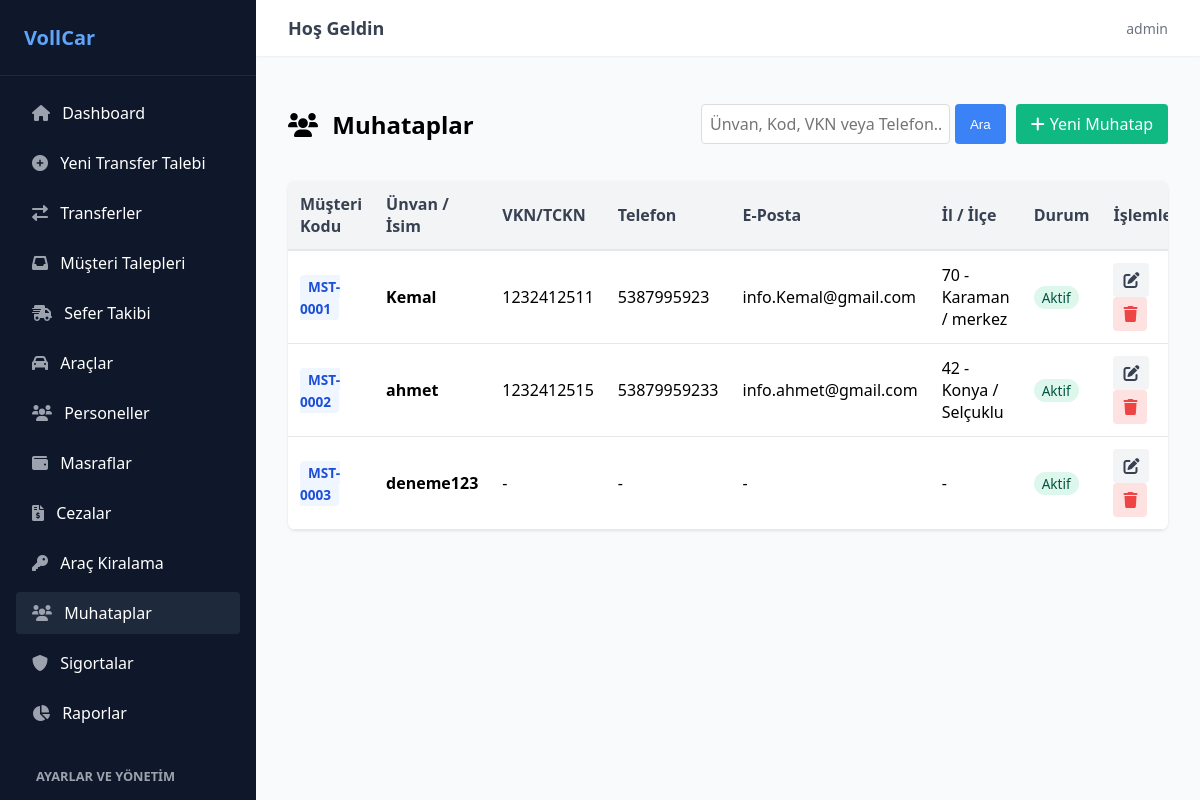
The page /muhataplar/ (signed in) on the database its author committed.
### transfer/models.py (models this page shows, shortened)
class Muhatap(models.Model):
    musteri_kodu = models.CharField(max_length=50, unique=True, null=True, blank=True, verbose_name="Müşteri Kodu")
    unvan = models.CharField(max_length=100, unique=True, verbose_name="Müşteri Adı / Ünvan")
    vkn = models.CharField(max_length=11, null=True, blank=True, verbose_name="VKN / TCKN")
    eposta = models.EmailField(null=True, blank=True, verbose_name="E-Posta")
    telefon = models.CharField(max_length=15, null=True, blank=True, verbose_name="Telefon")
    adres = models.TextField(null=True, blank=True, verbose_name="Açık Adres")
    il = models.CharField(max_length=50, choices=Arac.IL_SECENEKLERI, null=True, blank=True, verbose_name="İl")
    ilce = models.CharField(max_length=50, null=True, blank=True, verbose_name="İlçe")
    vergi_dairesi = models.CharField(max_length=100, null=True, blank=True, verbose_name="Vergi Dairesi")
    slug = models.SlugField(max_length=100, unique=True, null=True, blank=True)
    aktif = models.BooleanField(default=True, null=True, verbose_name="Aktif mi?")

### transfer/views.py (the view)
# urls.py: path('muhataplar/', staff_only(views.muhatap_listesi), name='muhatap_listesi'),
@login_required
def muhatap_listesi(request):
    query = request.GET.get('q', '')
    muhataplar = Muhatap.objects.all().order_by('unvan')
    if query:
        muhataplar = muhataplar.filter(
            Q(unvan__icontains=query) | Q(vkn__icontains=query) | Q(telefon__icontains=query)
        )
    return render(request, 'transfer/muhatap_listesi.html', {'muhataplar': muhataplar, 'query': query})

### transfer/urls.py (called while the page is built)
def staff_only(view_func):
    return user_passes_test(lambda u: u.is_staff, login_url='transfer_listesi')(view_func)

### transfer/templates/transfer/muhatap_listesi.html (shortened to what this page needs)
{% extends "transfer/base.html" %}
{% block content %}
<div class="list-container">
    <div class="list-header" style="display:flex; justify-content:space-between; align-items:center;">
        <h2><i class="fas fa-users mr-2"></i> Muhataplar</h2>
        <div class="header-actions" style="display:flex; gap:10px;">
            <form method="GET" style="display:flex; gap:5px;">
                <input type="text" name="q" value="{{ query }}" placeholder="Ünvan, Kod, VKN veya Telefon..." class="form-input" style="padding:8px; border-radius:4px; border:1px solid #ddd;">
                <button type="submit" style="background:#3b82f6; color:white; border:none; padding:8px 15px; border-radius:4px; cursor:pointer;">Ara</button>
            </form>
            <a href="{% url 'muhatap_ekle' %}" style="background:#10b981; color:white; text-decoration:none; padding:8px 15px; border-radius:4px; display:flex; align-items:center;">
                <i class="fas fa-plus" style="margin-right:5px;"></i> Yeni Muhatap
            </a>
        </div>
    </div>
    <div style="overflow-x:auto; background:white; border-radius:8px; box-shadow:0 1px 3px rgba(0,0,0,0.1); margin-top:20px;">
        <table style="width:100%; border-collapse:collapse; text-align:left;">
            <thead>
                <tr style="background:#f3f4f6; color:#374151;">
                    <th style="padding:12px; border-bottom:2px solid #e5e7eb;">Müşteri Kodu</th>
                    <th style="padding:12px; border-bottom:2px solid #e5e7eb;">Ünvan / İsim</th>
                    <th style="padding:12px; border-bottom:2px solid #e5e7eb;">VKN/TCKN</th>
                    <th style="padding:12px; border-bottom:2px solid #e5e7eb;">Telefon</th>
                    <th style="padding:12px; border-bottom:2px solid #e5e7eb;">E-Posta</th>
                    <th style="padding:12px; border-bottom:2px solid #e5e7eb;">İl / İlçe</th>
                    <th style="padding:12px; border-bottom:2px solid #e5e7eb;">Durum</th>
                    <th style="padding:12px; border-bottom:2px solid #e5e7eb;">İşlemler</th>
                </tr>
            </thead>
            <tbody>
                {% for muhatap in muhataplar %}
                <tr style="border-bottom:1px solid #e5e7eb;">
                    <td style="padding:12px;">
                        <span style="background:#eff6ff; color:#1d4ed8; padding:2px 8px; border-radius:4px; font-size:0.85em; font-weight:bold;">{{ muhatap.musteri_kodu|default:"-" }}</span>
                    </td>
                    <td style="padding:12px;"><strong>{{ muhatap.unvan }}</strong></td>
                    <td style="padding:12px;">{{ muhatap.vkn|default:"-" }}</td>
                    <td style="padding:12px;">{{ muhatap.telefon|default:"-" }}</td>
                    <td style="padding:12px;">{{ muhatap.eposta|default:"-" }}</td>
                    <td style="padding:12px;">
                        {% if muhatap.il %}{{ muhatap.get_il_display }}{% if muhatap.ilce %} / {{ muhatap.ilce }}{% endif %}{% else %}-{% endif %}
                    </td>
                    <td style="padding:12px;">
                        {% if muhatap.aktif %}
                            <span style="background:#def7ec; color:#03543f; padding:2px 8px; border-radius:12px; font-size:0.85em;">Aktif</span>
                        {% else %}
                            <span style="background:#fde8e8; color:#9b1c1c; padding:2px 8px; border-radius:12px; font-size:0.85em;">Pasif</span>
                        {% endif %}
                    </td>
                    <td style="padding:12px;">
                        <a href="{% url 'muhatap_duzenle' muhatap.id %}" style="display:inline-block; padding:6px 10px; background:#f3f4f6; color:#374151; border-radius:4px; text-decoration:none; margin-right:5px;" title="Düzenle">
                            <i class="fas fa-edit"></i>
                        </a>
                        <a href="{% url 'muhatap_sil' muhatap.id %}" style="display:inline-block; padding:6px 10px; background:#fee2e2; color:#ef4444; border-radius:4px; text-decoration:none;" title="Sil">
                            <i class="fas fa-trash"></i>
                        </a>
                    </td>
                </tr>
                {% empty %}
                <tr>
                    <td colspan="8" style="padding:20px; text-align:center; color:#6b7280;">Hiç kayıt bulunamadı.</td>
                </tr>
                {% endfor %}
            </tbody>
        </table>
    </div>
</div>
{% endblock %}

### transfer/templates/transfer/base.html (shortened to what this page needs)
{% load static %}
<!DOCTYPE html>
<html lang="tr">
<head>
    <link rel="stylesheet" href="{% static 'transfer/css/style.css' %}">
    <link rel="stylesheet" href="https://cdnjs.cloudflare.com/ajax/libs/font-awesome/6.0.0/css/all.min.css">
</head>
<body>
    <div class="app-container">
        <aside class="sidebar" style="overflow-y: auto; height: 100vh;">
            <div class="sidebar-header">
                VollCar
            </div>
            <nav class="sidebar-nav">
                {% if request.user.is_staff %}
                <a href="{% url 'dashboard' %}" class="nav-link {% if request.resolver_match.url_name == 'dashboard' %}active{% endif %}">
                    <i class="fas fa-home"></i> Dashboard
                </a>
                {% endif %}
                <a href="{% url 'transfer_ekle' %}" class="nav-link {% if request.resolver_match.url_name == 'transfer_ekle' %}active{% endif %}">
                    <i class="fas fa-plus-circle"></i> Yeni Transfer Talebi
                </a>
                <a href="{% url 'transfer_listesi' %}" class="nav-link {% if request.resolver_match.url_name == 'transfer_listesi' %}active{% endif %}">
                    <i class="fas fa-exchange-alt"></i> Transferler
                </a>
                {% if request.user.is_staff %}
                <a href="{% url 'transfer_talep_listesi' %}" class="nav-link {% if request.resolver_match.url_name == 'transfer_talep_listesi' %}active{% endif %}">
                    <i class="fas fa-inbox"></i> Müşteri Talepleri
                </a>
                <a href="{% url 'sefer_listesi' %}" class="nav-link {% if request.resolver_match.url_name == 'sefer_listesi' %}active{% endif %}">
                    <i class="fas fa-shipping-fast"></i> Sefer Takibi
                </a>
                <a href="{% url 'arac_listesi' %}" class="nav-link {% if request.resolver_match.url_name == 'arac_listesi' or request.resolver_match.url_name == 'arac_ekle' %}active{% endif %}">
                    <i class="fas fa-car"></i> Araçlar
                </a>
                <a href="{% url 'personel_listesi' %}" class="nav-link {% if request.resolver_match.url_name == 'personel_listesi' or request.resolver_match.url_name == 'personel_ekle' %}active{% endif %}">
                    <i class="fas fa-users"></i> Personeller
                </a>
                <a href="{% url 'masraf_listesi' %}" class="nav-link {% if 'masraf' in request.resolver_match.url_name %}active{% endif %}">
                    <i class="fas fa-wallet"></i> Masraflar
                </a>
                <a href="{% url 'ceza_listesi' %}" class="nav-link {% if 'ceza' in request.resolver_match.url_name %}active{% endif %}">
                    <i class="fas fa-file-invoice-dollar"></i> Cezalar
                </a>
                <a href="{% url 'kiralama_listesi' %}" class="nav-link {% if 'kiralama' in request.resolver_match.url_name %}active{% endif %}">
                    <i class="fas fa-key"></i> Araç Kiralama
                </a>
                <a href="{% url 'muhatap_listesi' %}" class="nav-link {% if 'muhatap' in request.resolver_match.url_name %}active{% endif %}">
                    <i class="fas fa-users"></i> Muhataplar
                </a>
                <a href="{% url 'sigorta_listesi' %}" class="nav-link {% if 'sigorta' in request.resolver_match.url_name %}active{% endif %}">
                    <i class="fas fa-shield-alt"></i> Sigortalar
                </a>
                <a href="{% url 'raporlar_ana' %}" class="nav-link {% if 'rapor' in request.resolver_match.url_name %}active{% endif %}">
                    <i class="fas fa-chart-pie"></i> Raporlar
                </a>
                <div style="padding: 10px 20px; font-size: 0.8rem; color: #9ca3af; text-transform: uppercase; font-weight: bold; margin-top: 15px;">Ayarlar ve Yönetim</div>
                {% endif %}
            </nav>
        </aside>
        <main class="main-content">
            <header class="top-header">
                <h2 class="header-title">Hoş Geldin</h2>
                <div class="user-actions">
                    <span class="user-info">{{ user.username }}</span>
                </div>
            </header>
            <div class="content-wrapper">
                {% block content %}
                {% endblock %}
            </div>
        </main>
    </div>
</body>
</html>

### transfer/static/transfer/css/style.css (style rules this page uses)
body { background-color: #f3f4f6; font-family: ui-sans-serif, system-ui, -apple-system, BlinkMacSystemFont, "Segoe UI", Roboto, "Helvetica Neue", Arial, sans-serif; -webkit-font-smoothing: antialiased; margin: 0; padding: 0; }
.app-container { display: flex; height: 100vh; overflow: hidden; }
.sidebar { width: 256px; background-color: #0f172a; color: white; flex-shrink: 0; display: flex; flex-direction: column; }
.sidebar-header { padding: 1.5rem; font-size: 1.25rem; font-weight: 700; border-bottom: 1px solid #1e293b; color: #60a5fa; }
.sidebar-nav { flex: 1; padding: 1rem; display: flex; flex-direction: column; gap: 0.5rem; }
.sidebar { scrollbar-width: thin; scrollbar-color: #3b82f6 transparent; }
.nav-link { display: block; padding: 0.625rem 1rem; border-radius: 0.25rem; transition: background-color 0.2s; color: white; text-decoration: none; }
.nav-link:hover, .nav-link.active { background-color: #1e293b; }
.nav-link i { margin-right: 0.5rem; color: #9ca3af; }
.main-content { flex: 1; overflow-y: auto; background-color: #f9fafb; }
.top-header { background-color: white; box-shadow: 0 1px 2px 0 rgba(0, 0, 0, 0.05); padding: 1rem 2rem; display: flex; justify-content: space-between; align-items: center; }
.header-title { font-size: 1.125rem; font-weight: 600; color: #374151; margin: 0; }
.user-info { font-size: 0.875rem; color: #6b7280; }
.user-actions { display: flex; align-items: center; gap: 1rem; }
.content-wrapper { padding: 2rem; }
.form-input, .form-group input:not([type="checkbox"]):not([type="radio"]), .form-group select, .form-group textarea { width: 100%; padding: 0.5rem 1rem; border: 1px solid #d1d5db; border-radius: 0.5rem; outline: none; transition: all 0.2s; box-sizing: border-box; font-family: inherit; font-size: 1rem; background-color: white; }
.mr-2 { margin-right: 0.5rem; }

### rows shown on the page
Muhatap: musteri_kodu "MST-0001", unvan "Kemal", vkn "1232412511", telefon "5387995923", eposta "info.Kemal@gmail.com", il "70 - Karaman", ilce "merkez", aktif "Aktif"
Muhatap: musteri_kodu "MST-0002", unvan "ahmet", vkn "1232412515", telefon "53879959233", eposta "info.ahmet@gmail.com", il "42 - Konya", ilce "Selçuklu", aktif "Aktif"
Muhatap: musteri_kodu "MST-0003", unvan "deneme123", vkn "-", telefon "-", eposta "-", aktif "Aktif"

### other values the page prints
{{ user.username }} "admin"
